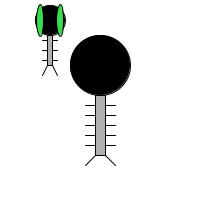
Frame 1 (no input)
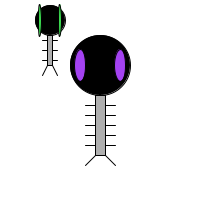
Frame 60 (the mouse pressed at the canvas centre just before this capture)
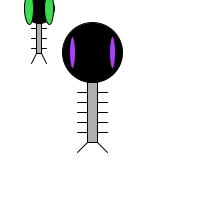
Frame 120 (the mouse held since frame 60 and released just before this capture)

The Processing sketch that drew these frames (run headless with seeded random() and noise(); from frame 60 on, the mouse is pressed at the canvas centre):

// Processing sketch: processing_12196
// ── processing_12196.pde

Zoog zoog1;
Zoog zoog2;

void setup() {
  size(200,200);
  smooth();
   zoog1 = new Zoog(100,125,60,60,16,random(255), random(255), random(255));
   zoog2 = new Zoog(50,50,30,30,16,random(255), random(255), random(255));
}

void draw() {
  background(255);
  float factor = constrain(mouseX/10,0,5);
  zoog2.jiggle(factor);
  zoog2.display();
  zoog1.jiggle(factor);
  zoog1.display();
}
class Zoog {
  float x;
  float y;
  float w;
  float h;
  float eyeSize;
  float eyeR;
  float eyeG;
  float eyeB;
  float diameter;
  Zoog (float tempX, float tempY, float tempW, float tempH, float tempEyeSize, float tempEyeR, float tempEyeG, float tempEyeB){
    x = tempX;
    y = tempY;
    w = tempW;
    h = tempH;
    eyeSize = tempEyeSize;
    eyeR = tempEyeR;
    eyeG = tempEyeG;
    eyeB = tempEyeB;
    
  }
  void jiggle(float speed){
    x = x + random(-1,1)*speed;
    y = y + random(-1,1)*speed;
    
    x = constrain(x,0,width);
    y = constrain(y,0,height);
  }
  
  void display() {
    ellipseMode(CENTER);
    rectMode(CENTER);
    
    for (float i = y -h/3; i < y + h/2; i += 10) {
      stroke(0);
      line(x-w/4,i,x+w/4,i);
    }
    //Head
    stroke(0);
    fill(0);
    ellipse(x,y-h,w,h);
    //Body
    stroke(0);
    fill(175);
    rect(x,y,w/6,h);
    //Eyes
    diameter= random(20);
    fill(eyeR,eyeG,eyeB);
    ellipse(x-w/3,y-h,diameter,eyeSize*2);
    ellipse(x+w/3,y-h,diameter,eyeSize*2);
    //Legs
    stroke(0);
    line(x-w/12,y+h/2,x-w/4,y+h/2+10);
    line(x+w/12,y+h/2,x+w/4,y+h/2+10);
  }
}
